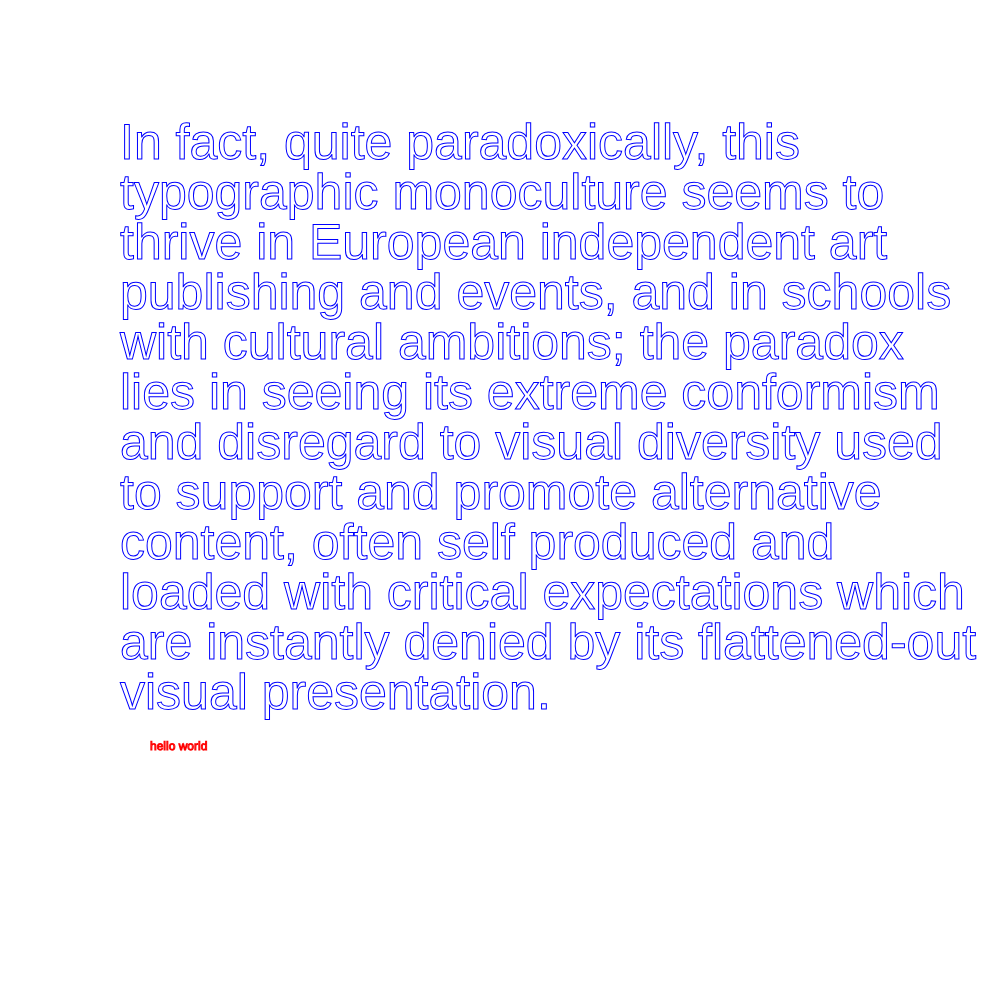
Frame 1 (no input)
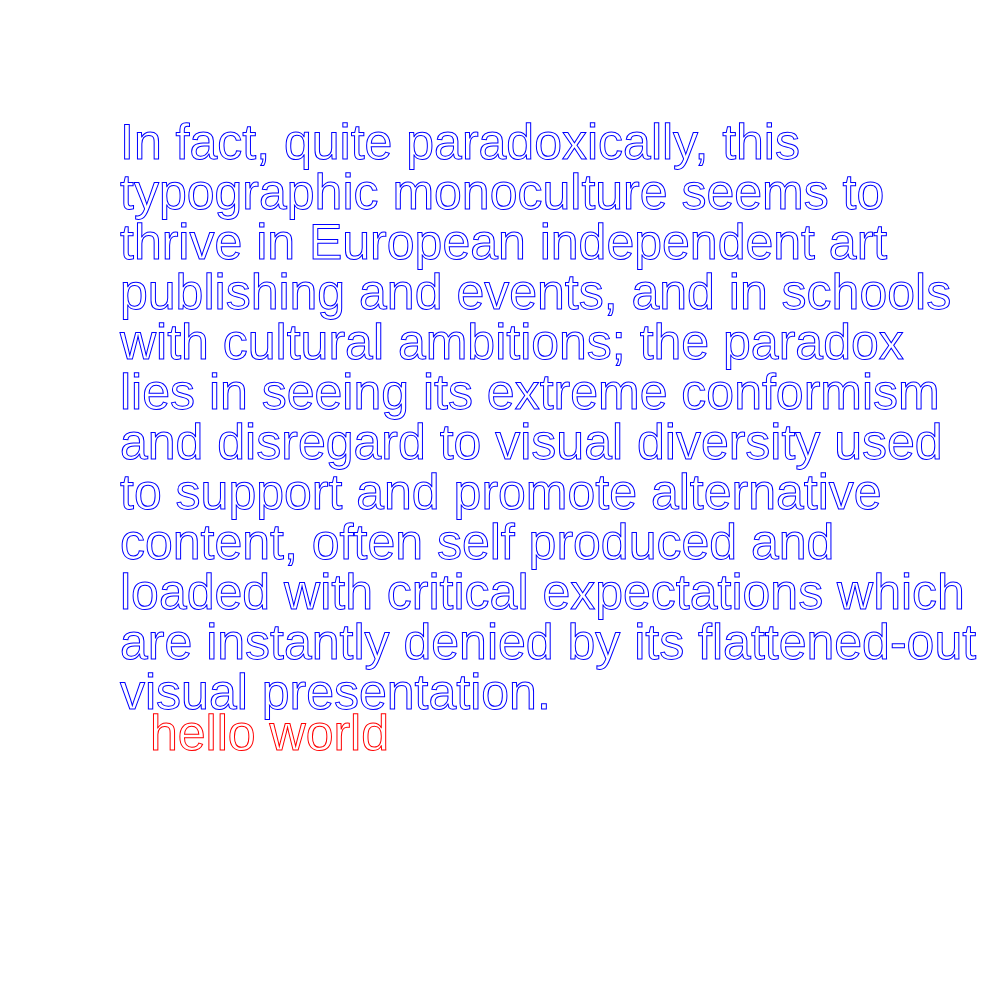
Frame 60 (no input)
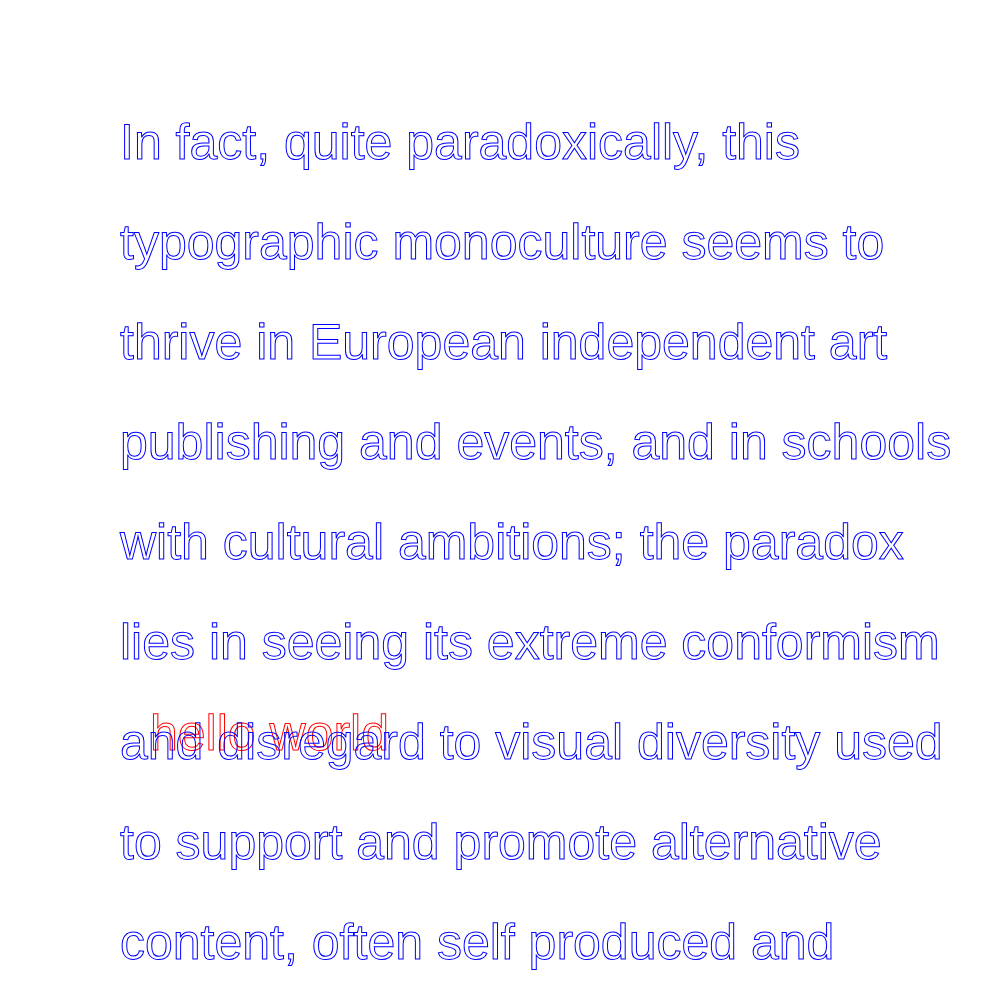
Frame 120 (the mouse pressed at the canvas centre since frame 60)

The p5.js sketch that drew these frames (run headless with seeded random() and noise() and a simulated clock; from frame 60 on, the mouse is pressed at the canvas centre):

// p5.js sketch
// ── sketch.js
var exampleText = "In fact, quite paradoxically, this typographic monoculture seems to thrive in European independent art publishing and events, and in schools with cultural ambitions; the paradox lies in seeing its extreme conformism and disregard to visual diversity used to support and promote alternative content, often self produced and loaded with critical expectations which are instantly denied by its flattened-out visual presentation."

function setup() {
	createCanvas(1000,1000)

	// setting up basic text in p5;	
	// textSize(500)	
	// fill(255,0,0)	
	// text("hello world", 150,750)

	noFill();
	
	
}


function draw() {
	background(255)

	stroke(255,0,0);
	//textSize(mouseX)	
	
	//SIMPLE POINT TEXT
	text("hello world", 150,750)

	stroke(0,0,255)
	
	textSize(50)

	//CHANGE THE LEADING OF THE AREA TEXT BASED ON MOUSEY (MAP TO SMALLER RANGE)
	var leading = map(mouseY,0,height,50,150)

	//AREA TYPE
	textLeading(leading)
	text(exampleText,120,120,880,880)

}
